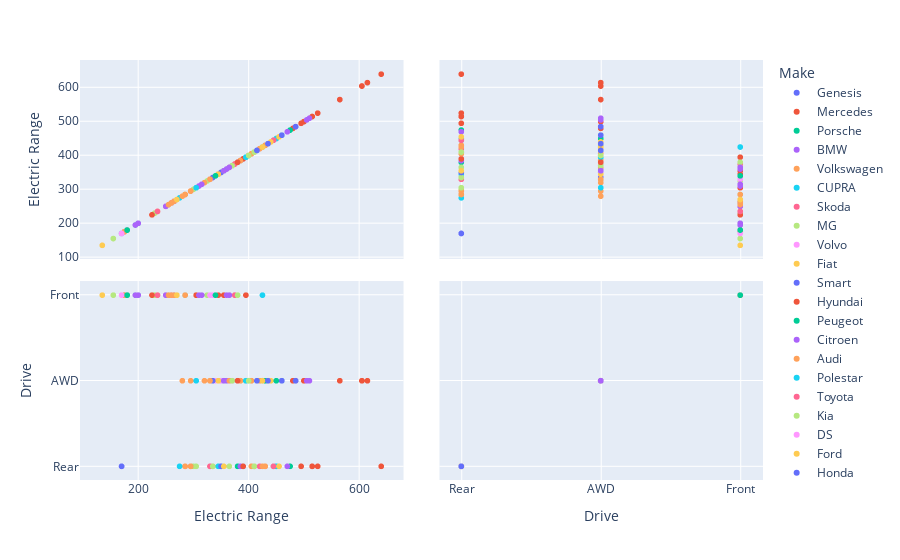

Notebook source saved alongside this figure:
### Code cell
fig = px.scatter_matrix (data, dimensions=['Electric Range','Drive'], color ='Make') 
fig.show()

### Figure 1 — Plotly figure (JSON) as saved in the notebook; plotly's stock layout.template omitted (floating-point values rounded to 4 significant figures)
{"data": [{"dimensions": [{"axis": {"matches": true}, "label": "Electric Range", "values": [390, 380, 365, 350]}, {"axis": {"matches": true}, "label": "Drive", "values": ["Rear", "AWD", "AWD", "AWD"]}], "hovertemplate": "Make=Genesis<br>%{xaxis.title.text}=%{x}<br>%{yaxis.title.text}=%{y}<extra></extra>", "legendgroup": "Genesis", "marker": {"color": "#636efa", "symbol": "circle"}, "name": "Genesis", "showlegend": true, "type": "splom"}, {"dimensions": [{"axis": {"matches": true}, "label": "Electric Range", "values": [330, 480, 605, 350, 375, 350, 565, 305, 500, 355, 605, 370, 500, 485, 495, 515, 525, 305, 485, 515, 640, 330, 345, 615]}, {"axis": {"matches": true}, "label": "Drive", "values": ["AWD", "AWD", "AWD", "AWD", "Front", "AWD", "AWD", "Front", "AWD", "Front", "AWD", "AWD", "AWD", "AWD", "Rear", "Rear", "Rear", "Front", "AWD", "Rear", "Rear", "AWD", "Front", "AWD"]}], "hovertemplate": "Make=Mercedes<br>%{xaxis.title.text}=%{x}<br>%{yaxis.title.text}=%{y}<extra></extra>", "legendgroup": "Mercedes", "marker": {"color": "#EF553B", "symbol": "circle"}, "name": "Mercedes", "showlegend": true, "type": "splom"}, {"dimensions": [{"axis": {"matches": true}, "label": "Electric Range", "values": [415, 400, 405, 425, 430, 450, 395, 380, 425, 410, 385, 395, 445, 460, 425, 370, 475, 400]}, {"axis": {"matches": true}, "label": "Drive", "values": ["AWD", "AWD", "AWD", "AWD", "AWD", "AWD", "AWD", "Rear", "AWD", "Rear", "AWD", "AWD", "Rear", "AWD", "AWD", "AWD", "Rear", "AWD"]}], "hovertemplate": "Make=Porsche<br>%{xaxis.title.text}=%{x}<br>%{yaxis.title.text}=%{y}<extra></extra>", "legendgroup": "Porsche", "marker": {"color": "#00cc96", "symbol": "circle"}, "name": "Porsche", "showlegend": true, "type": "splom"}, {"dimensions": [{"axis": {"matches": true}, "label": "Electric Range", "values": [470, 385, 355, 485, 505, 360, 510, 435]}, {"axis": {"matches": true}, "label": "Drive", "values": ["Rear", "Rear", "AWD", "AWD", "AWD", "AWD", "AWD", "AWD"]}], "hovertemplate": "Make=BMW<br>%{xaxis.title.text}=%{x}<br>%{yaxis.title.text}=%{y}<extra></extra>", "legendgroup": "BMW", "marker": {"color": "#ab63fa", "symbol": "circle"}, "name": "BMW", "showlegend": true, "type": "splom"}, {"dimensions": [{"axis": {"matches": true}, "label": "Electric Range", "values": [450, 285, 410, 285, 330, 430, 410, 405, 405, 350, 400, 430, 450]}, {"axis": {"matches": true}, "label": "Drive", "values": ["Rear", "Rear", "Rear", "Rear", "Rear", "Rear", "Rear", "AWD", "AWD", "Rear", "AWD", "Rear", "Rear"]}], "hovertemplate": "Make=Volkswagen<br>%{xaxis.title.text}=%{x}<br>%{yaxis.title.text}=%{y}<extra></extra>", "legendgroup": "Volkswagen", "marker": {"color": "#FFA15A", "symbol": "circle"}, "name": "Volkswagen", "showlegend": true, "type": "splom"}, {"dimensions": [{"axis": {"matches": true}, "label": "Electric Range", "values": [275, 350, 450, 345]}, {"axis": {"matches": true}, "label": "Drive", "values": ["Rear", "Rear", "Rear", "Rear"]}], "hovertemplate": "Make=CUPRA<br>%{xaxis.title.text}=%{x}<br>%{yaxis.title.text}=%{y}<extra></extra>", "legendgroup": "CUPRA", "marker": {"color": "#19d3f3", "symbol": "circle"}, "name": "CUPRA", "showlegend": true, "type": "splom"}, {"dimensions": [{"axis": {"matches": true}, "label": "Electric Range", "values": [330, 400, 420, 335, 445]}, {"axis": {"matches": true}, "label": "Drive", "values": ["Rear", "AWD", "Rear", "Rear", "Rear"]}], "hovertemplate": "Make=Skoda<br>%{xaxis.title.text}=%{x}<br>%{yaxis.title.text}=%{y}<extra></extra>", "legendgroup": "Skoda", "marker": {"color": "#FF6692", "symbol": "circle"}, "name": "Skoda", "showlegend": true, "type": "splom"}, {"dimensions": [{"axis": {"matches": true}, "label": "Electric Range", "values": [330, 335, 260, 365, 325, 365, 300, 270]}, {"axis": {"matches": true}, "label": "Drive", "values": ["AWD", "Rear", "Front", "Rear", "Front", "Front", "Rear", "Front"]}], "hovertemplate": "Make=MG<br>%{xaxis.title.text}=%{x}<br>%{yaxis.title.text}=%{y}<extra></extra>", "legendgroup": "MG", "marker": {"color": "#B6E880", "symbol": "circle"}, "name": "MG", "showlegend": true, "type": "splom"}, {"dimensions": [{"axis": {"matches": true}, "label": "Electric Range", "values": [350, 340, 335, 330]}, {"axis": {"matches": true}, "label": "Drive", "values": ["AWD", "AWD", "Front", "Front"]}], "hovertemplate": "Make=Volvo<br>%{xaxis.title.text}=%{x}<br>%{yaxis.title.text}=%{y}<extra></extra>", "legendgroup": "Volvo", "marker": {"color": "#FF97FF", "symbol": "circle"}, "name": "Volvo", "showlegend": true, "type": "splom"}, {"dimensions": [{"axis": {"matches": true}, "label": "Electric Range", "values": [135, 180, 235, 175, 235, 230, 260, 265]}, {"axis": {"matches": true}, "label": "Drive", "values": ["Front", "Front", "Front", "Front", "Front", "Front", "Front", "Front"]}], "hovertemplate": "Make=Fiat<br>%{xaxis.title.text}=%{x}<br>%{yaxis.title.text}=%{y}<extra></extra>", "legendgroup": "Fiat", "marker": {"color": "#FECB52", "symbol": "circle"}, "name": "Fiat", "showlegend": true, "type": "splom"}, {"dimensions": [{"axis": {"matches": true}, "label": "Electric Range", "values": [350, 335]}, {"axis": {"matches": true}, "label": "Drive", "values": ["Rear", "AWD"]}], "hovertemplate": "Make=Smart<br>%{xaxis.title.text}=%{x}<br>%{yaxis.title.text}=%{y}<extra></extra>", "legendgroup": "Smart", "marker": {"color": "#636efa", "symbol": "circle"}, "name": "Smart", "showlegend": true, "type": "splom"}, {"dimensions": [{"axis": {"matches": true}, "label": "Electric Range", "values": [390, 395, 295, 250, 385]}, {"axis": {"matches": true}, "label": "Drive", "values": ["Rear", "Front", "Rear", "Front", "AWD"]}], "hovertemplate": "Make=Hyundai<br>%{xaxis.title.text}=%{x}<br>%{yaxis.title.text}=%{y}<extra></extra>", "legendgroup": "Hyundai", "marker": {"color": "#EF553B", "symbol": "circle"}, "name": "Hyundai", "showlegend": true, "type": "splom"}, {"dimensions": [{"axis": {"matches": true}, "label": "Electric Range", "values": [200, 255, 180, 180, 260, 175, 285, 195, 175, 265, 260, 265]}, {"axis": {"matches": true}, "label": "Drive", "values": ["Front", "Front", "Front", "Front", "Front", "Front", "Front", "Front", "Front", "Front", "Front", "Front"]}], "hovertemplate": "Make=Peugeot<br>%{xaxis.title.text}=%{x}<br>%{yaxis.title.text}=%{y}<extra></extra>", "legendgroup": "Peugeot", "marker": {"color": "#00cc96", "symbol": "circle"}, "name": "Peugeot", "showlegend": true, "type": "splom"}, {"dimensions": [{"axis": {"matches": true}, "label": "Electric Range", "values": [200, 180, 175, 265, 175, 260, 260, 180, 265, 265, 195]}, {"axis": {"matches": true}, "label": "Drive", "values": ["Front", "Front", "Front", "Front", "Front", "Front", "Front", "Front", "Front", "Front", "Front"]}], "hovertemplate": "Make=Citroen<br>%{xaxis.title.text}=%{x}<br>%{yaxis.title.text}=%{y}<extra></extra>", "legendgroup": "Citroen", "marker": {"color": "#ab63fa", "symbol": "circle"}, "name": "Citroen", "showlegend": true, "type": "splom"}, {"dimensions": [{"axis": {"matches": true}, "label": "Electric Range", "values": [405, 295, 330, 385, 320, 285, 280, 405, 365, 400, 420, 385, 295, 380, 425, 400]}, {"axis": {"matches": true}, "label": "Drive", "values": ["Rear", "Rear", "AWD", "AWD", "AWD", "Rear", "AWD", "AWD", "AWD", "AWD", "AWD", "AWD", "AWD", "AWD", "Rear", "AWD"]}], "hovertemplate": "Make=Audi<br>%{xaxis.title.text}=%{x}<br>%{yaxis.title.text}=%{y}<extra></extra>", "legendgroup": "Audi", "marker": {"color": "#FFA15A", "symbol": "circle"}, "name": "Audi", "showlegend": true, "type": "splom"}, {"dimensions": [{"axis": {"matches": true}, "label": "Electric Range", "values": [395, 425]}, {"axis": {"matches": true}, "label": "Drive", "values": ["AWD", "Front"]}], "hovertemplate": "Make=Polestar<br>%{xaxis.title.text}=%{x}<br>%{yaxis.title.text}=%{y}<extra></extra>", "legendgroup": "Polestar", "marker": {"color": "#19d3f3", "symbol": "circle"}, "name": "Polestar", "showlegend": true, "type": "splom"}, {"dimensions": [{"axis": {"matches": true}, "label": "Electric Range", "values": [370, 175, 265, 260, 260, 175, 260, 375]}, {"axis": {"matches": true}, "label": "Drive", "values": ["AWD", "Front", "Front", "Front", "Front", "Front", "Front", "Front"]}], "hovertemplate": "Make=Toyota<br>%{xaxis.title.text}=%{x}<br>%{yaxis.title.text}=%{y}<extra></extra>", "legendgroup": "Toyota", "marker": {"color": "#FF6692", "symbol": "circle"}, "name": "Toyota", "showlegend": true, "type": "splom"}, {"dimensions": [{"axis": {"matches": true}, "label": "Electric Range", "values": [380, 370, 400, 410, 230, 305]}, {"axis": {"matches": true}, "label": "Drive", "values": ["Front", "AWD", "AWD", "Rear", "Front", "Rear"]}], "hovertemplate": "Make=Kia<br>%{xaxis.title.text}=%{x}<br>%{yaxis.title.text}=%{y}<extra></extra>", "legendgroup": "Kia", "marker": {"color": "#B6E880", "symbol": "circle"}, "name": "Kia", "showlegend": true, "type": "splom"}, {"dimensions": [{"axis": {"matches": true}, "label": "Electric Range", "values": [260]}, {"axis": {"matches": true}, "label": "Drive", "values": ["Front"]}], "hovertemplate": "Make=DS<br>%{xaxis.title.text}=%{x}<br>%{yaxis.title.text}=%{y}<extra></extra>", "legendgroup": "DS", "marker": {"color": "#FF97FF", "symbol": "circle"}, "name": "DS", "showlegend": true, "type": "splom"}, {"dimensions": [{"axis": {"matches": true}, "label": "Electric Range", "values": [425, 455, 435, 440, 425, 355, 345]}, {"axis": {"matches": true}, "label": "Drive", "values": ["AWD", "Rear", "AWD", "AWD", "AWD", "Rear", "AWD"]}], "hovertemplate": "Make=Ford<br>%{xaxis.title.text}=%{x}<br>%{yaxis.title.text}=%{y}<extra></extra>", "legendgroup": "Ford", "marker": {"color": "#FECB52", "symbol": "circle"}, "name": "Ford", "showlegend": true, "type": "splom"}, {"dimensions": [{"axis": {"matches": true}, "label": "Electric Range", "values": [170, 170]}, {"axis": {"matches": true}, "label": "Drive", "values": ["Rear", "Rear"]}], "hovertemplate": "Make=Honda<br>%{xaxis.title.text}=%{x}<br>%{yaxis.title.text}=%{y}<extra></extra>", "legendgroup": "Honda", "marker": {"color": "#636efa", "symbol": "circle"}, "name": "Honda", "showlegend": true, "type": "splom"}, {"dimensions": [{"axis": {"matches": true}, "label": "Electric Range", "values": [225]}, {"axis": {"matches": true}, "label": "Drive", "values": ["Front"]}], "hovertemplate": "Make=JAC<br>%{xaxis.title.text}=%{x}<br>%{yaxis.title.text}=%{y}<extra></extra>", "legendgroup": "JAC", "marker": {"color": "#EF553B", "symbol": "circle"}, "name": "JAC", "showlegend": true, "type": "splom"}, {"dimensions": [{"axis": {"matches": true}, "label": "Electric Range", "values": [340]}, {"axis": {"matches": true}, "label": "Drive", "values": ["Front"]}], "hovertemplate": "Make=Nissan<br>%{xaxis.title.text}=%{x}<br>%{yaxis.title.text}=%{y}<extra></extra>", "legendgroup": "Nissan", "marker": {"color": "#00cc96", "symbol": "circle"}, "name": "Nissan", "showlegend": true, "type": "splom"}, {"dimensions": [{"axis": {"matches": true}, "label": "Electric Range", "values": [365, 250, 315, 360, 310]}, {"axis": {"matches": true}, "label": "Drive", "values": ["Front", "Front", "Front", "Front", "Front"]}], "hovertemplate": "Make=Renault<br>%{xaxis.title.text}=%{x}<br>%{yaxis.title.text}=%{y}<extra></extra>", "legendgroup": "Renault", "marker": {"color": "#ab63fa", "symbol": "circle"}, "name": "Renault", "showlegend": true, "type": "splom"}, {"dimensions": [{"axis": {"matches": true}, "label": "Electric Range", "values": [265, 175, 255, 180, 285, 260]}, {"axis": {"matches": true}, "label": "Drive", "values": ["Front", "Front", "Front", "Front", "Front", "Front"]}], "hovertemplate": "Make=Opel<br>%{xaxis.title.text}=%{x}<br>%{yaxis.title.text}=%{y}<extra></extra>", "legendgroup": "Opel", "marker": {"color": "#FFA15A", "symbol": "circle"}, "name": "Opel", "showlegend": true, "type": "splom"}, {"dimensions": [{"axis": {"matches": true}, "label": "Electric Range", "values": [355, 305]}, {"axis": {"matches": true}, "label": "Drive", "values": ["AWD", "AWD"]}], "hovertemplate": "Make=Hongqi<br>%{xaxis.title.text}=%{x}<br>%{yaxis.title.text}=%{y}<extra></extra>", "legendgroup": "Hongqi", "marker": {"color": "#19d3f3", "symbol": "circle"}, "name": "Hongqi", "showlegend": true, "type": "splom"}, {"dimensions": [{"axis": {"matches": true}, "label": "Electric Range", "values": [235]}, {"axis": {"matches": true}, "label": "Drive", "values": ["Front"]}], "hovertemplate": "Make=Lexus<br>%{xaxis.title.text}=%{x}<br>%{yaxis.title.text}=%{y}<extra></extra>", "legendgroup": "Lexus", "marker": {"color": "#FF6692", "symbol": "circle"}, "name": "Lexus", "showlegend": true, "type": "splom"}, {"dimensions": [{"axis": {"matches": true}, "label": "Electric Range", "values": [155]}, {"axis": {"matches": true}, "label": "Drive", "values": ["Front"]}], "hovertemplate": "Make=Dacia<br>%{xaxis.title.text}=%{x}<br>%{yaxis.title.text}=%{y}<extra></extra>", "legendgroup": "Dacia", "marker": {"color": "#B6E880", "symbol": "circle"}, "name": "Dacia", "showlegend": true, "type": "splom"}, {"dimensions": [{"axis": {"matches": true}, "label": "Electric Range", "values": [170]}, {"axis": {"matches": true}, "label": "Drive", "values": ["Front"]}], "hovertemplate": "Make=Mazda<br>%{xaxis.title.text}=%{x}<br>%{yaxis.title.text}=%{y}<extra></extra>", "legendgroup": "Mazda", "marker": {"color": "#FF97FF", "symbol": "circle"}, "name": "Mazda", "showlegend": true, "type": "splom"}, {"dimensions": [{"axis": {"matches": true}, "label": "Electric Range", "values": [270]}, {"axis": {"matches": true}, "label": "Drive", "values": ["Front"]}], "hovertemplate": "Make=Seres<br>%{xaxis.title.text}=%{x}<br>%{yaxis.title.text}=%{y}<extra></extra>", "legendgroup": "Seres", "marker": {"color": "#FECB52", "symbol": "circle"}, "name": "Seres", "showlegend": true, "type": "splom"}, {"dimensions": [{"axis": {"matches": true}, "label": "Electric Range", "values": [485, 435, 415, 460]}, {"axis": {"matches": true}, "label": "Drive", "values": ["AWD", "AWD", "AWD", "AWD"]}], "hovertemplate": "Make=Tesla<br>%{xaxis.title.text}=%{x}<br>%{yaxis.title.text}=%{y}<extra></extra>", "legendgroup": "Tesla", "marker": {"color": "#636efa", "symbol": "circle"}, "name": "Tesla", "showlegend": true, "type": "splom"}, {"dimensions": [{"axis": {"matches": true}, "label": "Electric Range", "values": [380]}, {"axis": {"matches": true}, "label": "Drive", "values": ["AWD"]}], "hovertemplate": "Make=Jaguar<br>%{xaxis.title.text}=%{x}<br>%{yaxis.title.text}=%{y}<extra></extra>", "legendgroup": "Jaguar", "marker": {"color": "#EF553B", "symbol": "circle"}, "name": "Jaguar", "showlegend": true, "type": "splom"}, {"dimensions": [{"axis": {"matches": true}, "label": "Electric Range", "values": [180]}, {"axis": {"matches": true}, "label": "Drive", "values": ["Front"]}], "hovertemplate": "Make=Mini<br>%{xaxis.title.text}=%{x}<br>%{yaxis.title.text}=%{y}<extra></extra>", "legendgroup": "Mini", "marker": {"color": "#00cc96", "symbol": "circle"}, "name": "Mini", "showlegend": true, "type": "splom"}, {"dimensions": [{"axis": {"matches": true}, "label": "Electric Range", "values": [355]}, {"axis": {"matches": true}, "label": "Drive", "values": ["AWD"]}], "hovertemplate": "Make=Subaru<br>%{xaxis.title.text}=%{x}<br>%{yaxis.title.text}=%{y}<extra></extra>", "legendgroup": "Subaru", "marker": {"color": "#ab63fa", "symbol": "circle"}, "name": "Subaru", "showlegend": true, "type": "splom"}], "layout": {"dragmode": "select", "legend": {"title": {"text": "Make"}, "tracegroupgap": 0}, "margin": {"t": 60}}}
